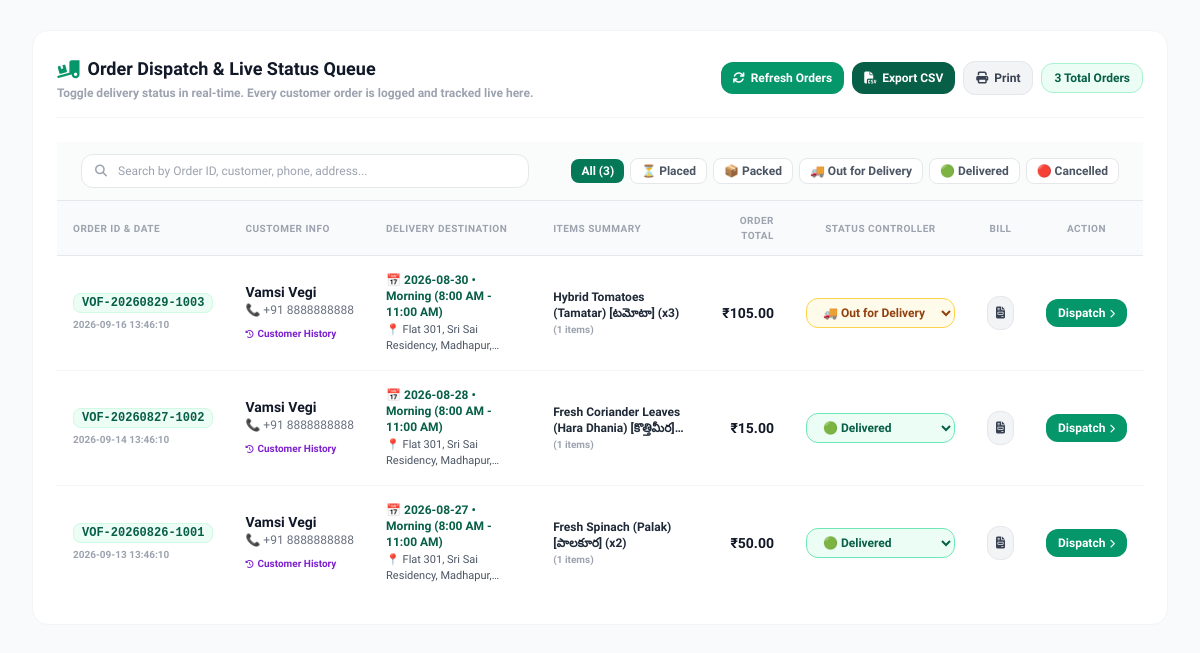
The app's page /admin (signed in, lower part), older data.
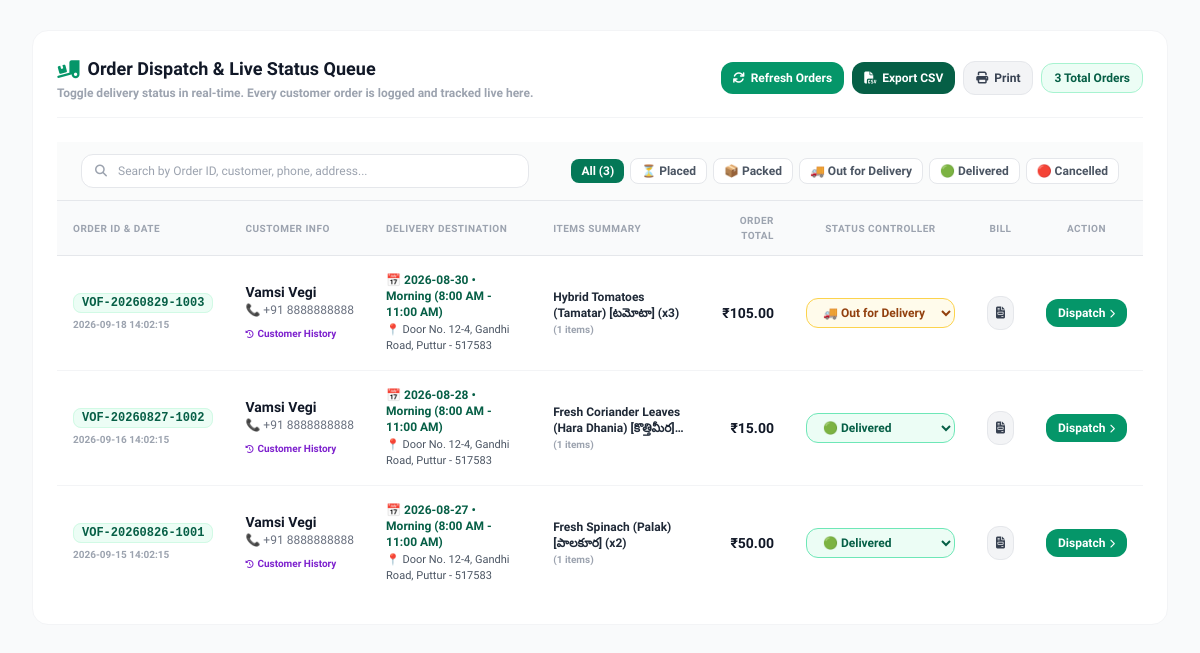
The same page, newer data.
### tables this page shows
CREATE TABLE purchases (
            id INTEGER PRIMARY KEY AUTOINCREMENT,
            order_id TEXT NOT NULL,
            user_id INTEGER NOT NULL,
            product_id INTEGER NOT NULL,
            quantity INTEGER NOT NULL,
            total_price REAL NOT NULL,
            purchase_date TEXT NOT NULL,
            delivery_date TEXT,
            delivery_slot TEXT,
            delivery_address TEXT DEFAULT 'Door No. 4-21, Gandhi Road, Puttur - 517583',
            status TEXT DEFAULT 'Placed', -- 'Placed', 'Packed at Farm', 'Out for Delivery', 'Delivered', 'Cancelled'
            coupon_code TEXT DEFAULT '',
            discount_amount REAL DEFAULT 0.0,
            FOREIGN KEY (user_id) REFERENCES users (id),
            FOREIGN KEY (product_id) REFERENCES products (id)
        );

### app.py (the view)
@app.route('/admin')
def admin():
    uid = session.get('user_id')
    role = session.get('role')
    if not uid or role != 'admin':
        from flask import flash
        flash("Please sign in with your administrator account to access the Farm Operations Console.", "info")
        return redirect(url_for('admin_login'))
    conn = get_db_connection()
    products = conn.execute("SELECT * FROM products ORDER BY id ASC").fetchall()
    total_revenue = conn.execute("SELECT COALESCE(SUM(total_price), 0) FROM purchases").fetchone()[0]
    total_orders_count = conn.execute("SELECT COUNT(DISTINCT order_id) FROM purchases").fetchone()[0]
    total_customers_count = conn.execute("SELECT COUNT(*) FROM users WHERE role = 'customer'").fetchone()[0]
    low_stock_count = conn.execute("SELECT COUNT(*) FROM products WHERE stock <= 15").fetchone()[0]
    kpi = {
        "revenue": total_revenue,
        "orders_count": total_orders_count,
        "customers_count": total_customers_count,
        "low_stock_count": low_stock_count
    }
    top_selling = conn.execute("""
        SELECT prod.name, prod.image_url, prod.price, prod.unit,
               SUM(p.quantity) as total_sold, SUM(p.total_price) as revenue
        FROM purchases p
        JOIN products prod ON p.product_id = prod.id
        GROUP BY prod.id
        ORDER BY total_sold DESC
        LIMIT 5
    """).fetchall()
    user_stats = conn.execute("""
        SELECT u.id, u.name, u.email, u.phone, u.role, COALESCE(u.wallet_balance, 0.0) as wallet_balance,
               COUNT(DISTINCT p.order_id) as total_orders,
               SUM(p.quantity) as total_items, COALESCE(SUM(p.total_price), 0) as total_spent
        FROM users u
        LEFT JOIN purchases p ON u.id = p.user_id
        GROUP BY u.id
        ORDER BY total_spent DESC
    """).fetchall()
    coupons = conn.execute("SELECT * FROM coupons ORDER BY id DESC").fetchall()
    grouped_orders = conn.execute("""
        SELECT p.order_id, p.user_id,
               COALESCE(u.name, 'Customer #' || p.user_id) as customer_name,
               COALESCE(u.phone, 'N/A') as customer_phone,
               COALESCE(u.email, 'N/A') as customer_email,
               MAX(p.delivery_address) as delivery_address,
               MAX(p.delivery_date) as delivery_date,
               MAX(p.delivery_slot) as delivery_slot,
               MAX(p.status) as status,
               MAX(p.purchase_date) as purchase_date,
               MAX(p.coupon_code) as coupon_code,
               MAX(p.discount_amount) as discount_amount,
               COUNT(p.id) as item_count,
               SUM(p.total_price) as order_total,
               GROUP_CONCAT(COALESCE(prod.name, 'Produce #' || p.product_id) || ' (x' || p.quantity || ')') as items_summary
        FROM purchases p
        LEFT JOIN users u ON p.user_id = u.id
        LEFT JOIN products prod ON p.product_id = prod.id
        GROUP BY p.order_id
        ORDER BY MAX(p.purchase_date) DESC, MAX(p.id) DESC
    """).fetchall()
    orders = conn.execute("""
        SELECT p.*,
               COALESCE(prod.name, 'Produce #' || p.product_id) as product_name,
               COALESCE(prod.price, p.total_price / p.quantity) as price,
               COALESCE(prod.unit, 'item') as unit,
               COALESCE(u.name, 'Customer #' || p.user_id) as user_name,
               COALESCE(u.phone, 'N/A') as user_phone
        FROM purchases p
        LEFT JOIN products prod ON p.product_id = prod.id
        LEFT JOIN users u ON p.user_id = u.id
        ORDER BY p.purchase_date DESC
    """).fetchall()
    conn.close()
    return render_template(
        'admin.html',
        products=products,
        user_stats=user_stats,
        coupons=coupons,
        orders=orders,
        grouped_orders=grouped_orders,
        top_selling=top_selling,
        kpi=kpi
    )

### templates/admin.html (shortened to what this page needs)
{% extends 'base.html' %}
{% block content %}
<div class="space-y-8">
    <div id="orders-section" class="bg-white p-6 rounded-2xl border border-gray-100 shadow-xs mt-8">
        <div class="flex flex-col md:flex-row md:items-center md:justify-between pb-4 border-b border-gray-100 mb-6 gap-3">
            <div>
                <h3 class="font-extrabold text-gray-900 text-lg flex items-center">
                    <i class="fa-solid fa-truck-ramp-box text-emerald-600 mr-2"></i> Order Dispatch & Live Status Queue
                </h3>
                <p class="text-xs text-gray-400 font-semibold mt-0.5">Toggle delivery status in real-time. Every customer order is logged and tracked live here.</p>
            </div>
            <div class="flex items-center flex-wrap gap-2">
                <button onclick="refreshAdminOrdersTable(true)" id="admin-refresh-orders-btn" class="bg-emerald-600 hover:bg-emerald-700 text-white font-extrabold text-xs px-3 py-2 rounded-xl shadow-xs inline-flex items-center gap-1.5 transition active:scale-95" title="Fetch live customer orders">
                    <i class="fa-solid fa-arrows-rotate" id="admin-refresh-icon"></i>
                    <span>Refresh Orders</span>
                </button>
                <a href="/api/admin/export-dispatch-csv" class="bg-emerald-800 hover:bg-emerald-900 text-white font-extrabold text-xs px-3 py-2 rounded-xl shadow-xs inline-flex items-center gap-1.5 transition active:scale-95">
                    <i class="fa-solid fa-file-csv"></i>
                    <span>Export CSV</span>
                </a>
                <button onclick="window.print()" class="bg-gray-100 hover:bg-gray-200 text-gray-700 font-extrabold text-xs px-3 py-2 rounded-xl border border-gray-200 inline-flex items-center gap-1.5 transition active:scale-95">
                    <i class="fa-solid fa-print"></i>
                    <span>Print</span>
                </button>
                <span id="admin-orders-count-badge" class="text-xs font-extrabold bg-emerald-50 text-emerald-800 px-3 py-1.5 rounded-xl border border-emerald-200">
                    {{ grouped_orders | length }} Total Orders
                </span>
            </div>
        </div>
        <div class="px-6 py-3 bg-gray-50/80 border-b border-gray-200 flex flex-col md:flex-row md:items-center justify-between gap-3">
            <div class="relative flex-1 max-w-md">
                <i class="fa-solid fa-magnifying-glass absolute left-3.5 top-1/2 -translate-y-1/2 text-gray-400 text-xs"></i>
                <input id="admin-order-search" type="text" placeholder="Search by Order ID, customer, phone, address..."
                       oninput="handleAdminOrderSearch(this.value)"
                       class="w-full pl-9 pr-4 py-2 bg-white border border-gray-200 rounded-xl text-xs font-medium text-gray-800 placeholder-gray-400 focus:outline-none focus:ring-2 focus:ring-emerald-500 focus:border-emerald-500 shadow-2xs">
            </div>
            <div class="flex items-center flex-wrap gap-1.5" id="admin-status-filters">
                <button onclick="filterAdminOrdersByStatus('all')" data-status="all" class="admin-status-filter-btn px-2.5 py-1 text-xs font-bold rounded-lg bg-emerald-700 text-white shadow-xs transition">
                    All (<span id="count-filter-all">{{ grouped_orders | length }}</span>)
                </button>
                <button onclick="filterAdminOrdersByStatus('Placed')" data-status="Placed" class="admin-status-filter-btn px-2.5 py-1 text-xs font-bold rounded-lg bg-white border border-gray-200 text-gray-600 hover:bg-gray-100 transition">
                    ⏳ Placed
                </button>
                <button onclick="filterAdminOrdersByStatus('Packed at Farm')" data-status="Packed at Farm" class="admin-status-filter-btn px-2.5 py-1 text-xs font-bold rounded-lg bg-white border border-gray-200 text-gray-600 hover:bg-gray-100 transition">
                    📦 Packed
                </button>
                <button onclick="filterAdminOrdersByStatus('Out for Delivery')" data-status="Out for Delivery" class="admin-status-filter-btn px-2.5 py-1 text-xs font-bold rounded-lg bg-white border border-gray-200 text-gray-600 hover:bg-gray-100 transition">
                    🚚 Out for Delivery
                </button>
                <button onclick="filterAdminOrdersByStatus('Delivered')" data-status="Delivered" class="admin-status-filter-btn px-2.5 py-1 text-xs font-bold rounded-lg bg-white border border-gray-200 text-gray-600 hover:bg-gray-100 transition">
                    🟢 Delivered
                </button>
                <button onclick="filterAdminOrdersByStatus('Cancelled')" data-status="Cancelled" class="admin-status-filter-btn px-2.5 py-1 text-xs font-bold rounded-lg bg-white border border-gray-200 text-gray-600 hover:bg-gray-100 transition">
                    🔴 Cancelled
                </button>
            </div>
        </div>
        <div id="admin-orders-table-wrapper" class="overflow-x-auto {% if not grouped_orders %}hidden{% endif %}">
            <table class="min-w-full divide-y divide-gray-200">
                <thead>
                    <tr>
                        <th class="px-4 py-3 bg-gray-50 text-left text-[10px] font-extrabold text-gray-400 uppercase tracking-wider">Order ID & Date</th>
                        <th class="px-4 py-3 bg-gray-50 text-left text-[10px] font-extrabold text-gray-400 uppercase tracking-wider">Customer Info</th>
                        <th class="px-4 py-3 bg-gray-50 text-left text-[10px] font-extrabold text-gray-400 uppercase tracking-wider">Delivery Destination</th>
                        <th class="px-4 py-3 bg-gray-50 text-left text-[10px] font-extrabold text-gray-400 uppercase tracking-wider">Items Summary</th>
                        <th class="px-4 py-3 bg-gray-50 text-right text-[10px] font-extrabold text-gray-400 uppercase tracking-wider">Order Total</th>
                        <th class="px-4 py-3 bg-gray-50 text-center text-[10px] font-extrabold text-gray-400 uppercase tracking-wider">Status Controller</th>
                        <th class="px-4 py-3 bg-gray-50 text-center text-[10px] font-extrabold text-gray-400 uppercase tracking-wider">Bill</th>
                        <th class="px-4 py-3 bg-gray-50 text-center text-[10px] font-extrabold text-gray-400 uppercase tracking-wider">Action</th>
                    </tr>
                </thead>
                <tbody id="admin-orders-table-body" class="divide-y divide-gray-100 text-sm font-medium">
                        {% for order in grouped_orders %}
                            <tr class="hover:bg-emerald-50/30 transition cursor-pointer group" onclick="openAdminOrderDrawer('{{ order.order_id }}')">
                                <td class="px-4 py-4 whitespace-nowrap">
                                    <span class="font-mono text-xs font-black text-emerald-800 bg-emerald-50 px-2 py-0.5 rounded-lg border border-emerald-100 group-hover:border-emerald-400 transition">
                                        {{ order.order_id }}
                                    </span>
                                    <div class="text-[10px] text-gray-400 font-semibold mt-1">{{ order.purchase_date }}</div>
                                </td>
                                <td class="px-4 py-4 whitespace-nowrap">
                                    <div class="font-extrabold text-gray-900">{{ order.customer_name }}</div>
                                    <div class="text-xs text-gray-500 font-medium">📞 +91 {{ order.customer_phone }}</div>
                                    <div class="mt-1" onclick="event.stopPropagation()">
                                        <a href="/admin/customers?search={{ order.customer_phone }}" class="text-[10px] font-black text-purple-700 hover:text-purple-900 hover:underline inline-flex items-center gap-1">
                                            <i class="fa-solid fa-clock-rotate-left text-[8px]"></i>
                                            <span>Customer History</span>
                                        </a>
                                    </div>
                                </td>
                                <td class="px-4 py-4 text-xs text-gray-700 max-w-xs">
                                    <div class="font-bold text-emerald-800">
                                        📅 {{ order.delivery_date or 'Today' }} • {{ order.delivery_slot or 'Morning' }}
                                    </div>
                                    <p class="text-[11px] text-gray-600 font-medium mt-0.5 line-clamp-2">
                                        📍 {{ order.delivery_address or 'Store Default' }}
                                    </p>
                                </td>
                                <td class="px-4 py-4 text-xs text-gray-800 max-w-xs">
                                    <p class="font-semibold line-clamp-2">{{ order.items_summary }}</p>
                                    <span class="text-[10px] text-gray-400 font-bold">({{ order.item_count }} items)</span>
                                </td>
                                <td class="px-4 py-4 whitespace-nowrap text-right font-black text-gray-900 text-sm">
                                    ₹{{ "%.2f" | format(order.order_total) }}
                                </td>
                                <td class="px-4 py-4 whitespace-nowrap text-center" onclick="event.stopPropagation()">
                                    <select onchange="updateOrderStatusAdmin('{{ order.order_id }}', this.value)"
                                            class="text-xs font-extrabold px-3 py-1.5 rounded-xl border focus:outline-none focus:ring-2 focus:ring-emerald-500 cursor-pointer shadow-2xs {% if order.status == 'Delivered' %}bg-emerald-50 text-emerald-800 border-emerald-300{% elif order.status == 'Out for Delivery' %}bg-amber-50 text-amber-800 border-amber-300{% elif order.status == 'Packed at Farm' %}bg-blue-50 text-blue-800 border-blue-300{% else %}bg-indigo-50 text-indigo-800 border-indigo-300{% endif %}">
                                        <option value="Out for Delivery" {% if order.status == 'Out for Delivery' %}selected{% endif %}>🚚 Out for Delivery</option>
                                        <option value="Delivered" {% if order.status == 'Delivered' %}selected{% endif %}>🟢 Delivered</option>
                                    </select>
                                </td>
                                <td class="px-4 py-4 whitespace-nowrap text-center" onclick="event.stopPropagation()">
                                    <button onclick="openInvoiceModal('{{ order.order_id }}')" class="bg-gray-100 hover:bg-emerald-50 hover:text-emerald-800 text-gray-700 font-bold p-2 rounded-xl text-xs transition border border-gray-200" title="View / Print Customer Bill">
                                        <i class="fa-solid fa-file-invoice"></i>
                                    </button>
                                </td>
                                <td class="px-4 py-4 whitespace-nowrap text-center" onclick="event.stopPropagation()">
                                    <button onclick="openAdminOrderDrawer('{{ order.order_id }}')" class="bg-emerald-600 hover:bg-emerald-700 text-white font-black text-xs px-3 py-1.5 rounded-xl shadow-xs transition active:scale-95 flex items-center gap-1 mx-auto" title="Inspect Order & Dispatch">
                                        <span>Dispatch</span>
                                        <i class="fa-solid fa-chevron-right text-[9px]"></i>
                                    </button>
                                </td>
                            </tr>
                        {% endfor %}
                    </tbody>
                </table>
            </div>
    </div>
</div>
{% endblock %}

Row changes from the older to the newer data that the page shows:
changed purchases "VOF-20260829-1003": purchase_date "2026-09-16 13:46:10" → "2026-09-18 14:02:15"; delivery_address "Flat 301, Sri Sai Residency,…" → "Door No. 12-4, Gandhi Road, Puttur - 517583"
changed purchases "VOF-20260827-1002": purchase_date "2026-09-14 13:46:10" → "2026-09-16 14:02:15"; delivery_address "Flat 301, Sri Sai Residency,…" → "Door No. 12-4, Gandhi Road, Puttur - 517583"
changed purchases "VOF-20260826-1001": purchase_date "2026-09-13 13:46:10" → "2026-09-15 14:02:15"; delivery_address "Flat 301, Sri Sai Residency,…" → "Door No. 12-4, Gandhi Road, Puttur - 517583"
